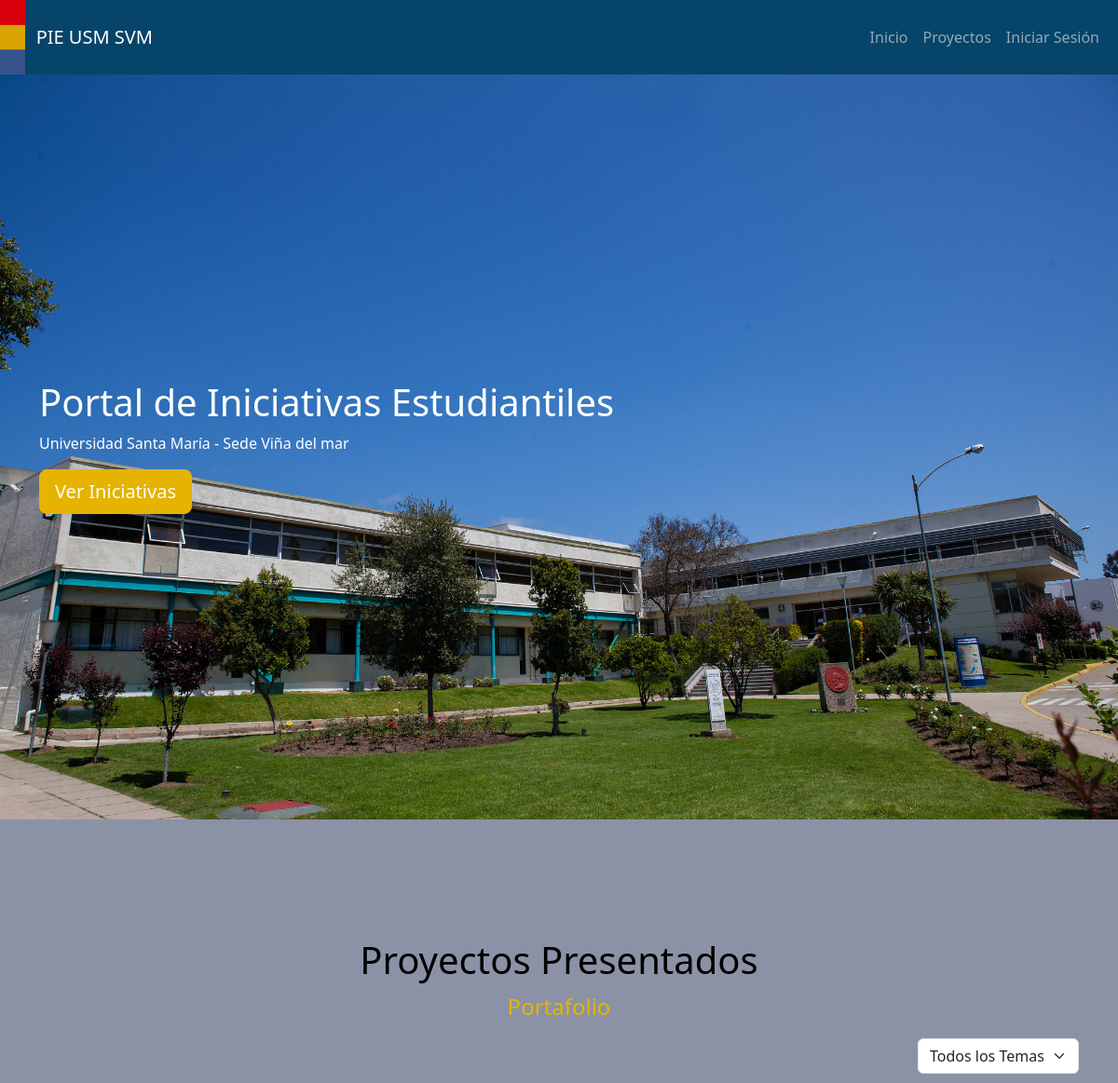
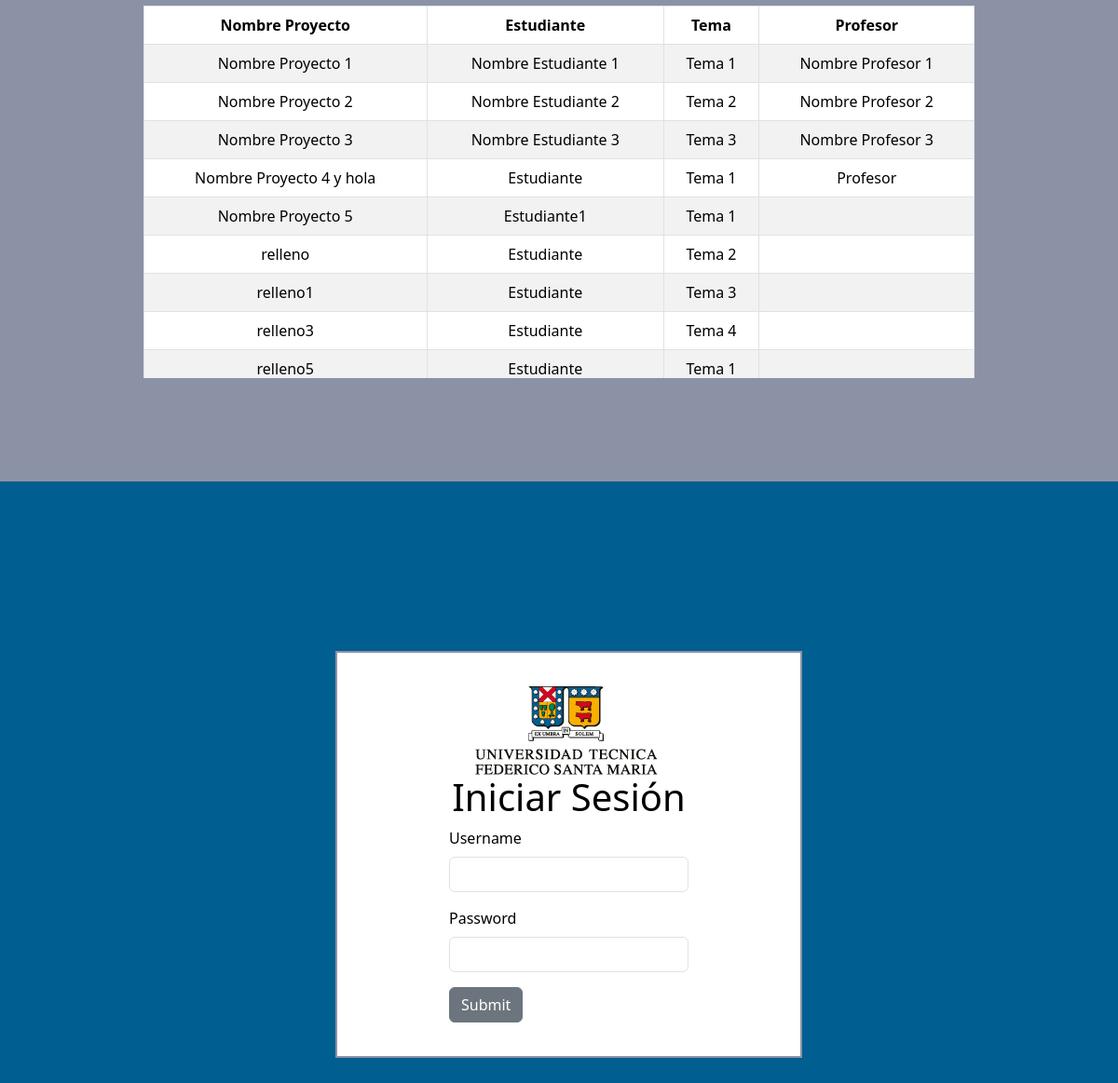
The page / on the database its author committed (2 pictures, top to bottom).
### WEBSITE/models.py (models this page shows, shortened)
class Propuesta(models.Model):
    nombre = models.CharField(max_length=50)
    estudiante = models.CharField(max_length=50)
    tema = models.CharField(max_length=20, choices=settings.TIPO_TEMAS)
    profesor = models.CharField(max_length=50)

### WEBSITE/views.py (the view)
# urls.py: path('', views.main_view, name='main_view'),
def main_view(request):
    if request.method == "POST":
        propuesta_form = PropuestaForm()
        if 'username' in request.POST:
            username = request.POST['username']
            password = request.POST['password']
            user = authenticate(request, username=username, password=password)
            if user is not None:
                login(request, user)
                return redirect('main_view')
            else:
                messages.error(request, "There Was An Error Logging In, Try Again...")
                return redirect('main_view')
        elif 'nombre' in request.POST:
            propuesta_form = PropuestaForm(request.POST)
            if propuesta_form.is_valid():
                propuesta = propuesta_form.save(commit=False)
                propuesta.estudiante = request.user.username
                propuesta.save()
                messages.success(request, "Propuesta creada exitosamente")
                return redirect('main_view')
            else:
                messages.error(request, "Error al crear la propuesta")
        elif 'assign_profesor' in request.POST:  # Handling professor assignment
            propuesta_id = request.POST['assign_profesor']
            propuesta = get_object_or_404(Propuesta, pk=propuesta_id)
            if request.user.groups.filter(name='Profesor').exists() and propuesta.profesor == '':
                propuesta.profesor = request.user.username
                propuesta.save()
                messages.success(request, "Te has asignado como profesor a la propuesta exitosamente")
            else:
                messages.error(request, "No puedes asignarte a esta propuesta")
            return redirect('main_view')
    else:
        propuesta_form = PropuestaForm()
    tema_filter = request.GET.get('tema', 'Todos los Temas')
    profesor_filter = request.GET.get('profesor', 'Todos los Proyectos')
    is_estudiante = request.user.groups.filter(name='Estudiante').exists()
    is_profesor = request.user.groups.filter(name='Profesor').exists()
    is_authenticated = request.user.is_authenticated
    if not(is_authenticated) and tema_filter == 'Todos los Temas':
        proyectos = Propuesta.objects.all()
    elif not(is_authenticated) and tema_filter != 'Todos los Temas':
        proyectos = Propuesta.objects.filter(tema=tema_filter)
    elif is_estudiante:
        proyectos = Propuesta.objects.all()
    if is_profesor and profesor_filter == 'Todos los Proyectos':
        proyectos = Propuesta.objects.all()
    elif is_profesor and profesor_filter != 'Todos los Proyectos':
        proyectos = Propuesta.objects.filter(profesor = '')
    elif is_estudiante:
        proyectos = Propuesta.objects.all()
    temas = settings.TIPO_TEMAS
    context = {
        'proyectos': proyectos,
        'temas': temas,
        'selected_tema': tema_filter,
        'propuesta_form': propuesta_form,
        'is_estudiante': is_estudiante,
        'is_profesor': is_profesor,
        'is_authenticated': is_authenticated
    }
    return render(request, 'main.html', context)

### WEBSITE/forms.py
class PropuestaForm(forms.ModelForm):
    class Meta:
        model = Propuesta
        fields = ['nombre', 'tema']

### WEBSITE/templates/main.html (shortened to what this page needs)
<!DOCTYPE html>
<html lang="en">
<head>
  <link href="https://cdn.jsdelivr.net/npm/bootstrap@5.3.3/dist/css/bootstrap.min.css" rel="stylesheet">
  <link rel="stylesheet" href="static/mainstyles.css">
</head>
<body>
  <nav class="navbar navbar-expand-lg navbar-dark bg-dark">
    <img id="barracolores" src="static/Barra_Colores.png">
    <div class="container-fluid">
      <a class="navbar-brand" href="#">PIE USM SVM</a>
      <div class="collapse navbar-collapse" id="navbarNav">
        <ul class="navbar-nav ml-auto">
          <li class="nav-item">
            <a class="nav-link" href="#section1">Inicio</a>
          </li>
          <li class="nav-item">
            <a class="nav-link" href="#section2">Proyectos</a>
          </li>
          <li class="nav-item">
            <a class="nav-link" href="#section3">Iniciar Sesión</a>
          </li>
        </ul>
      </div>
    </div>
  </nav>
  <section id="section1">
    <div class="container">
      <h1>Portal de Iniciativas Estudiantiles</h1>
      <p>Universidad Santa María - Sede Viña del mar</p>
      <a id="botoniniciativas" href="#section2" class="btn btn-primary btn-lg active" role="button" aria-pressed="true">Ver Iniciativas</a>
    </div>
  </section>
  <section id="section2">
    <div class="container">
      {% if not is_authenticated %}
        <h1 class="text-center">Proyectos Presentados</h1>
        <p class="text-center">Portafolio</p>
        <div class="d-flex justify-content-end mb-3">
          <form method="GET" action="">
            <div class="input-group">
              <select class="form-select" name="tema" onchange="this.form.submit()">
                <option value="Todos los Temas" {% if selected_tema == 'Todos los Temas' %}selected{% endif %}>Todos los Temas</option>
              </select>
            </div>
          </form>
        </div>
        <div class="propuestas-container">
          <table id="tablapropuestas" class="table table-striped table-bordered bg-white text-dark">
            <thead>
              <tr>
                <th>Nombre Proyecto</th>
                <th>Estudiante</th>
                <th>Tema</th>
                <th>Profesor</th>
              </tr>
            </thead>
            <tbody>
              {% for proyecto in proyectos %}
              <tr>
                <td>{{ proyecto.nombre }}</td>
                <td>{{ proyecto.estudiante }}</td>
                <td>{{ proyecto.tema }}</td>
                <td>{{ proyecto.profesor }}</td>
              </tr>
              {% endfor %}
            </tbody>
          </table>
        </div>
      {% endif %}
    </div>
  </section>
  <section id="section3">
    {% block content %}
    <link rel="stylesheet" type="text/css" href="static/registerplantilla.css">
    <div class="form-group" id="fondologin">
      <form id="loginform" action="" method="POST">
        <img id="logousm" src="static/Marca vertical transparente.png">
        <h1>Iniciar Sesión</h1>
        <div class="mb-3">
          <label class="form-label">Username</label>
          <input type="text" class="form-control" name="username">
        </div>
        <div class="mb-3">
          <label class="form-label">Password</label>
          <input type="password" class="form-control" name="password">
        </div>
        <input type="submit" value="Submit" class="btn btn-secondary">
      </form>
    </div>
  <br/><br/>
  </section>
  {% endblock %}
</body>
</html>

### WEBSITE/static/mainstyles.css (style rules this page uses)
section { padding: 60px 0; min-height: 100vh; display: flex; align-items: center; }
.navbar { position: sticky; top: 0; z-index: 1000; background-color: #074469 !important; height: 10vh; padding-bottom: 0%; padding-top: 0%; }
.navbar-nav { margin-left: auto; }
#section1 { background: url('svm.jpg') no-repeat center center; background-size: cover; color: white; height: 30vh; }
#section2 { background-color: #8C92A6; color: #000; height: 30vh; padding-top: 50px; padding-bottom: 50px; text-align: center; }
#section2 p { color: #e5b300; font-size: x-large; }
.table { margin: auto; max-width: 80%; }
#section3 { height: 30vh; color: white; }
#loginform { margin-left: 0%; color: #000; }
#loginform h1 { text-align: center; }
#loginform img { margin-left: 11%; }
#fondologin { padding-left: 10%; padding-right: 10%; padding-top: 3%; padding-bottom: 3%; margin-left: 30%; background-color: #fff; border-color: #8C92A6; border-width: 2px; border-style: solid; }
#barracolores { height: 100%; }
#botoniniciativas { background-color: #e5b300; border-color: #e5b300; }
.propuestas-container { overflow-y: auto; max-height: 50vh; }

### WEBSITE/static/registerplantilla.css (style rules this page uses)
body { background-color: #005e90; }

### rows shown on the page
Propuesta: nombre "Nombre Proyecto 1", estudiante "Nombre Estudiante 1", tema "Tema 1", profesor "Nombre Profesor 1"
Propuesta: nombre "Nombre Proyecto 2", estudiante "Nombre Estudiante 2", tema "Tema 2", profesor "Nombre Profesor 2"
Propuesta: nombre "Nombre Proyecto 3", estudiante "Nombre Estudiante 3", tema "Tema 3", profesor "Nombre Profesor 3"
Propuesta: nombre "Nombre Proyecto 4 y hola", estudiante "Estudiante", tema "Tema 1", profesor "Profesor"
Propuesta: nombre "Nombre Proyecto 5", estudiante "Estudiante1", tema "Tema 1"
Propuesta: nombre "relleno", estudiante "Estudiante", tema "Tema 2"
Propuesta: nombre "relleno1", estudiante "Estudiante", tema "Tema 3"
Propuesta: nombre "relleno3", estudiante "Estudiante", tema "Tema 4"
Propuesta: nombre "relleno5", estudiante "Estudiante", tema "Tema 1"
